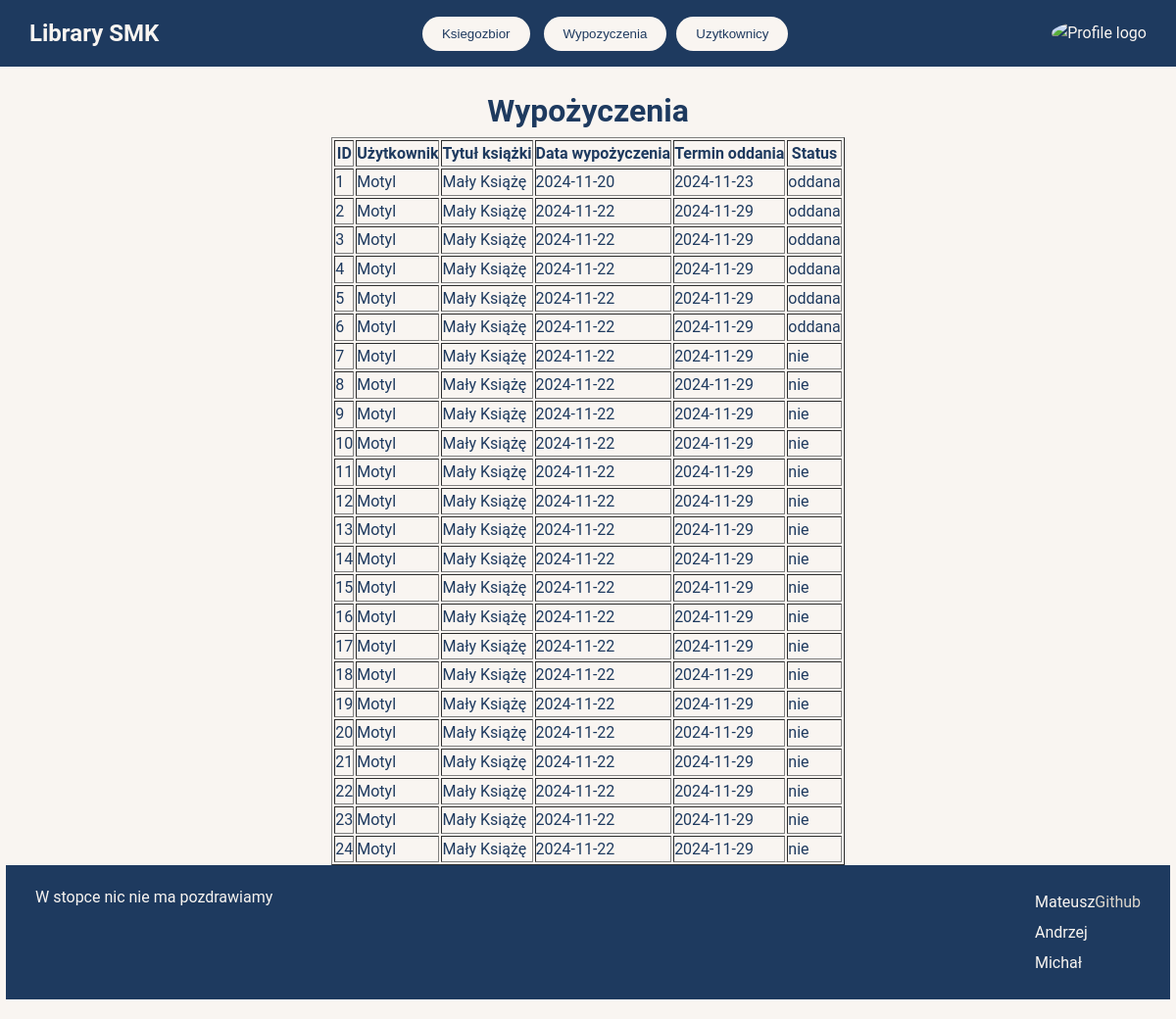
Page /rentals.php on the committed database.
### tables this page shows
CREATE TABLE `wypozyczenia` (
  `id` int(11) NOT NULL,
  `id_osoby` int(11) NOT NULL,
  `tytul_ksiazki` varchar(255) NOT NULL,
  `id_ksiazki` int(11) NOT NULL,
  `data_wypozyczenia` date NOT NULL,
  `data_terminu_oddania` date NOT NULL,
  `status` enum('oddana','nie') NOT NULL
);

CREATE TABLE `czytelnicy` (
  `id` int(11) NOT NULL,
  `nazwisko` varchar(255) NOT NULL,
  `haslo` varchar(255) NOT NULL,
  `email` varchar(255) NOT NULL
);

### rentals.php (the view, shortened to what this page needs)
<!DOCTYPE html>
<html lang="en">
  <head>
    <link rel="stylesheet" href="app.css">
  </head>
  <body>
<header>
      <div class="left-header" ><h3>Library SMK</h3></div>
      <div class="center-buttons">
        <button onclick="booksredirect()">Ksiegozbior</button> <button onclick="rentalsredirect()">Wypozyczenia</button><button onclick="usersredirect()">Uzytkownicy</button>
      </div>
      <div class="right-header">
        <img src="" alt="Profile logo" srcset="" />
      </div>
    </header>
    <main>
        <?php
        $servername = "localhost";
        $username = "root";
        $password = "";
        $dbname = "library_system";
        $conn = new mysqli($servername, $username, $password, $dbname);
        $rents = $conn->query("SELECT wypozyczenia.*, czytelnicy.nazwisko
                       FROM wypozyczenia
                       JOIN czytelnicy ON wypozyczenia.id_osoby = czytelnicy.id");
        ?>
<!DOCTYPE html>
<html lang="pl">
<head>
</head>
<body>
    <h1>Wypożyczenia</h1>
    <table border="1">
        <tr>
            <th>ID</th>
            <th>Użytkownik</th>
            <th>Tytuł książki</th>
            <th>Data wypożyczenia</th>
            <th>Termin oddania</th>
            <th>Status</th>
        </tr>
        <?php while ($row = $rents->fetch_assoc()) { ?>
            <tr>
                <td><?php echo $row["id"]; ?></td>
                <td><?php echo $row["nazwisko"]; ?></td>
                <td><?php echo $row["tytul_ksiazki"]; ?></td>
                <td><?php echo $row["data_wypozyczenia"]; ?></td>
                <td><?php echo $row["data_terminu_oddania"]; ?></td>
                <td><?php echo $row["status"]; ?></td>
            </tr>
        <?php } ?>
    </table>
</body>
</html>
<footer>
  <div class="left-footer">
  W stopce nic nie ma pozdrawiamy
  </div>
  <div class="right-footer">
    <p>Mateusz<a href="https://github.com/mxtysboss">Github</a></p>
    <p>Andrzej</p>
    <p>Michał</p>
  </div>
</footer>
</body>
</html>

### app.css (style rules this page uses)
* { margin: 0; padding: 0; box-sizing: border-box; }
body { font-family: "Roboto", Arial, sans-serif; background-color: #f9f5f1; color: #1e3a5f; line-height: 1.6; display: flex; flex-direction: column; min-height: 100vh; }
header { display: flex; justify-content: space-between; align-items: center; padding: 15px 30px; background-color: #1e3a5f; color: #f9f5f1; }
header h3 { font-size: 1.5rem; font-weight: bold; }
header .center-buttons button { background-color: #f9f5f1; color: #1e3a5f; border: none; padding: 10px 20px; margin: 0 5px; border-radius: 25px; cursor: pointer; transition: all 0.3s ease; }
header .right-header img { width: 40px; height: 40px; border-radius: 50%; }
main { flex: 1; padding: 20px 40px; display: flex; flex-direction: column; align-items: center; }
footer { background-color: #1e3a5f; color: #f9f5f1; padding: 20px 30px; display: flex; justify-content: space-between; width: 99vw; }
footer .left-footer { max-width: 60%; }
footer .right-footer p { margin: 5px 0; }
footer .right-footer a { color: #dcd6cb; text-decoration: none; }

### rows in the picture
wypozyczenia: id "1", id_osoby.nazwisko "Motyl", tytul_ksiazki "Mały Książę", data_wypozyczenia "2024-11-20", data_terminu_oddania "2024-11-23", status "oddana"
wypozyczenia: id "2", id_osoby.nazwisko "Motyl", tytul_ksiazki "Mały Książę", data_wypozyczenia "2024-11-22", data_terminu_oddania "2024-11-29", status "oddana"
wypozyczenia: id "3", id_osoby.nazwisko "Motyl", tytul_ksiazki "Mały Książę", data_wypozyczenia "2024-11-22", data_terminu_oddania "2024-11-29", status "oddana"
wypozyczenia: id "4", id_osoby.nazwisko "Motyl", tytul_ksiazki "Mały Książę", data_wypozyczenia "2024-11-22", data_terminu_oddania "2024-11-29", status "oddana"
wypozyczenia: id "5", id_osoby.nazwisko "Motyl", tytul_ksiazki "Mały Książę", data_wypozyczenia "2024-11-22", data_terminu_oddania "2024-11-29", status "oddana"
wypozyczenia: id "6", id_osoby.nazwisko "Motyl", tytul_ksiazki "Mały Książę", data_wypozyczenia "2024-11-22", data_terminu_oddania "2024-11-29", status "oddana"
wypozyczenia: id "7", id_osoby.nazwisko "Motyl", tytul_ksiazki "Mały Książę", data_wypozyczenia "2024-11-22", data_terminu_oddania "2024-11-29", status "nie"
wypozyczenia: id "8", id_osoby.nazwisko "Motyl", tytul_ksiazki "Mały Książę", data_wypozyczenia "2024-11-22", data_terminu_oddania "2024-11-29", status "nie"
wypozyczenia: id "9", id_osoby.nazwisko "Motyl", tytul_ksiazki "Mały Książę", data_wypozyczenia "2024-11-22", data_terminu_oddania "2024-11-29", status "nie"
wypozyczenia: id "10", id_osoby.nazwisko "Motyl", tytul_ksiazki "Mały Książę", data_wypozyczenia "2024-11-22", data_terminu_oddania "2024-11-29", status "nie"
wypozyczenia: id "11", id_osoby.nazwisko "Motyl", tytul_ksiazki "Mały Książę", data_wypozyczenia "2024-11-22", data_terminu_oddania "2024-11-29", status "nie"
wypozyczenia: id "12", id_osoby.nazwisko "Motyl", tytul_ksiazki "Mały Książę", data_wypozyczenia "2024-11-22", data_terminu_oddania "2024-11-29", status "nie"
wypozyczenia: id "13", id_osoby.nazwisko "Motyl", tytul_ksiazki "Mały Książę", data_wypozyczenia "2024-11-22", data_terminu_oddania "2024-11-29", status "nie"
wypozyczenia: id "14", id_osoby.nazwisko "Motyl", tytul_ksiazki "Mały Książę", data_wypozyczenia "2024-11-22", data_terminu_oddania "2024-11-29", status "nie"
wypozyczenia: id "15", id_osoby.nazwisko "Motyl", tytul_ksiazki "Mały Książę", data_wypozyczenia "2024-11-22", data_terminu_oddania "2024-11-29", status "nie"
wypozyczenia: id "16", id_osoby.nazwisko "Motyl", tytul_ksiazki "Mały Książę", data_wypozyczenia "2024-11-22", data_terminu_oddania "2024-11-29", status "nie"
wypozyczenia: id "17", id_osoby.nazwisko "Motyl", tytul_ksiazki "Mały Książę", data_wypozyczenia "2024-11-22", data_terminu_oddania "2024-11-29", status "nie"
wypozyczenia: id "18", id_osoby.nazwisko "Motyl", tytul_ksiazki "Mały Książę", data_wypozyczenia "2024-11-22", data_terminu_oddania "2024-11-29", status "nie"
wypozyczenia: id "19", id_osoby.nazwisko "Motyl", tytul_ksiazki "Mały Książę", data_wypozyczenia "2024-11-22", data_terminu_oddania "2024-11-29", status "nie"
wypozyczenia: id "20", id_osoby.nazwisko "Motyl", tytul_ksiazki "Mały Książę", data_wypozyczenia "2024-11-22", data_terminu_oddania "2024-11-29", status "nie"
wypozyczenia: id "21", id_osoby.nazwisko "Motyl", tytul_ksiazki "Mały Książę", data_wypozyczenia "2024-11-22", data_terminu_oddania "2024-11-29", status "nie"
wypozyczenia: id "22", id_osoby.nazwisko "Motyl", tytul_ksiazki "Mały Książę", data_wypozyczenia "2024-11-22", data_terminu_oddania "2024-11-29", status "nie"
wypozyczenia: id "23", id_osoby.nazwisko "Motyl", tytul_ksiazki "Mały Książę", data_wypozyczenia "2024-11-22", data_terminu_oddania "2024-11-29", status "nie"
wypozyczenia: id "24", id_osoby.nazwisko "Motyl", tytul_ksiazki "Mały Książę", data_wypozyczenia "2024-11-22", data_terminu_oddania "2024-11-29", status "nie"
